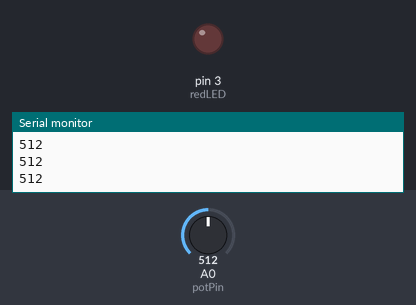
This sketch was run on a simulated Arduino Uno, built with avr-gcc and run on an emulated ATmega328P. On the bench: output pins drawn as LEDs (lit = HIGH), the last lines printed to the serial monitor. The inputs (shaded band) are chosen by the test bench; at power-on: A0 (potPin) = 512.

Above: at 1.2 s.
1.3 s: A0 (potPin) set to 716
At 2.0 s:
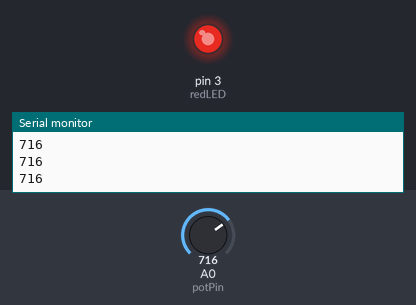
2.9 s: A0 (potPin) set to 759
At 4.1 s:
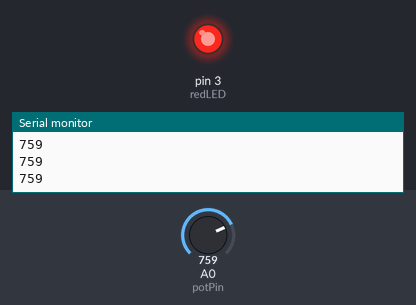
4.5 s: A0 (potPin) set to 768
At 5.4 s:
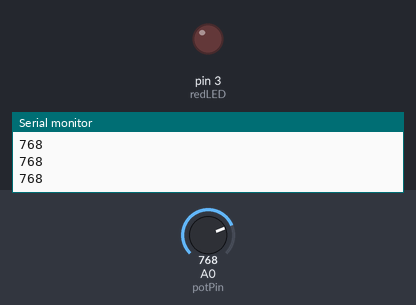
6.0 s: A0 (potPin) set to 900
At 6.6 s:
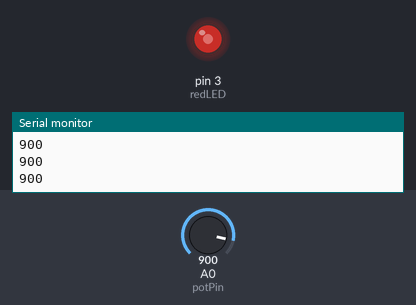
7.6 s: A0 (potPin) set to 306
At 8.8 s:
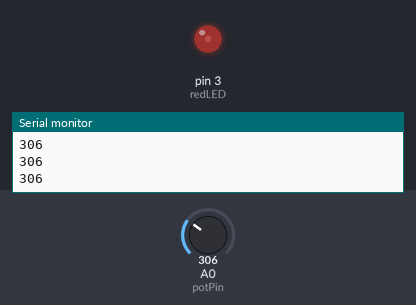
9.2 s: A0 (potPin) set to 0
At 10.0 s:
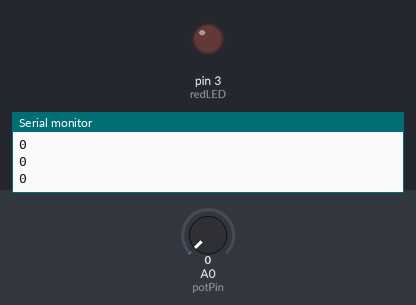
Timing chart, 0 to 11.7 s (numbered marks = the images above; inputs shaded):
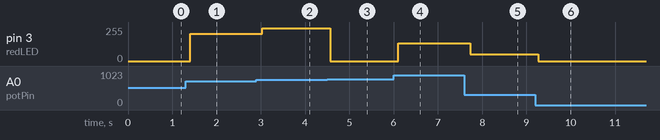

Measured:
- the behaviour switches between 767 and 768 on A0 (potPin) (found by bisection; images 2 and 3)
- after the input at 1.3 s, pin 3 (redLED): 0/255 → 204/255 after 0.11 s
- after the input at 2.9 s, pin 3 (redLED): 204/255 → 247/255 after 0.13 s
- after the input at 4.5 s, pin 3 (redLED): 247/255 → 0/255 after 0.07 s
- after the input at 6.0 s, pin 3 (redLED): 0/255 → 132/255 after 0.10 s
- after the input at 7.6 s, pin 3 (redLED): 132/255 → 50/255 after 0.13 s
- after the input at 9.2 s, pin 3 (redLED): 50/255 → 0/255 after 0.06 s

The sketch:

11._For_Loops_Potentiometer.ino
```cpp
#define potPin A0
int potValue;
int redLED = 3;

void setup() {
  // put your setup code here, to run once:
pinMode(potPin,INPUT);
pinMode(redLED,OUTPUT);
Serial.begin(9600);
}

void loop() {
  // put your main code here, to run repeatedly:
potValue = analogRead(potPin);

Serial.println(potValue);
delay(50);

for(int brightness = potValue; brightness <= potValue; brightness++)
  {
    analogWrite(redLED,brightness);
    delay(20);
  }
for(int brightness = potValue; brightness >= potValue; brightness--)
  {
    analogWrite(redLED,brightness);
    delay(20);
  }
}
```
